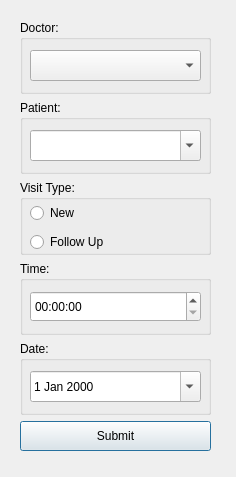
<?xml version="1.0" encoding="UTF-8"?>
<ui version="4.0">
 <class>Add_app_Dialog</class>
 <widget class="QDialog" name="Add_app_Dialog">
  <property name="geometry">
   <rect>
    <x>0</x>
    <y>0</y>
    <width>236</width>
    <height>477</height>
   </rect>
  </property>
  <property name="windowTitle">
   <string>Add Appointment</string>
  </property>
  <widget class="QWidget" name="layoutWidget">
   <property name="geometry">
    <rect>
     <x>20</x>
     <y>20</y>
     <width>191</width>
     <height>431</height>
    </rect>
   </property>
   <layout class="QVBoxLayout" name="verticalLayout">
    <item>
     <widget class="QGroupBox" name="groupBox">
      <property name="title">
       <string>Doctor:</string>
      </property>
      <widget class="QComboBox" name="comboBox">
       <property name="geometry">
        <rect>
         <x>10</x>
         <y>30</y>
         <width>171</width>
         <height>31</height>
        </rect>
       </property>
      </widget>
     </widget>
    </item>
    <item>
     <widget class="QGroupBox" name="groupBox_2">
      <property name="title">
       <string>Patient:</string>
      </property>
      <widget class="QComboBox" name="comboBox_2">
       <property name="geometry">
        <rect>
         <x>10</x>
         <y>30</y>
         <width>171</width>
         <height>31</height>
        </rect>
       </property>
       <property name="editable">
        <bool>true</bool>
       </property>
      </widget>
     </widget>
    </item>
    <item>
     <widget class="QGroupBox" name="groupBox_3">
      <property name="title">
       <string>Visit Type:</string>
      </property>
      <widget class="QWidget" name="layoutWidget">
       <property name="geometry">
        <rect>
         <x>10</x>
         <y>20</y>
         <width>161</width>
         <height>56</height>
        </rect>
       </property>
       <layout class="QVBoxLayout" name="verticalLayout_3">
        <item>
         <widget class="QRadioButton" name="radioButton">
          <property name="text">
           <string>New</string>
          </property>
         </widget>
        </item>
        <item>
         <widget class="QRadioButton" name="radioButton_2">
          <property name="text">
           <string>Follow Up</string>
          </property>
         </widget>
        </item>
       </layout>
      </widget>
     </widget>
    </item>
    <item>
     <widget class="QGroupBox" name="groupBox_4">
      <property name="title">
       <string>Time:</string>
      </property>
      <widget class="QTimeEdit" name="timeEdit">
       <property name="geometry">
        <rect>
         <x>10</x>
         <y>30</y>
         <width>171</width>
         <height>31</height>
        </rect>
       </property>
       <property name="calendarPopup">
        <bool>false</bool>
       </property>
      </widget>
     </widget>
    </item>
    <item>
     <widget class="QGroupBox" name="groupBox_5">
      <property name="title">
       <string>Date:</string>
      </property>
      <widget class="QDateEdit" name="dateEdit">
       <property name="geometry">
        <rect>
         <x>10</x>
         <y>30</y>
         <width>171</width>
         <height>31</height>
        </rect>
       </property>
       <property name="calendarPopup">
        <bool>true</bool>
       </property>
      </widget>
     </widget>
    </item>
    <item>
     <widget class="QPushButton" name="pushButton">
      <property name="minimumSize">
       <size>
        <width>0</width>
        <height>30</height>
       </size>
      </property>
      <property name="text">
       <string>Submit</string>
      </property>
     </widget>
    </item>
   </layout>
  </widget>
 </widget>
 <resources/>
 <connections/>
</ui>
